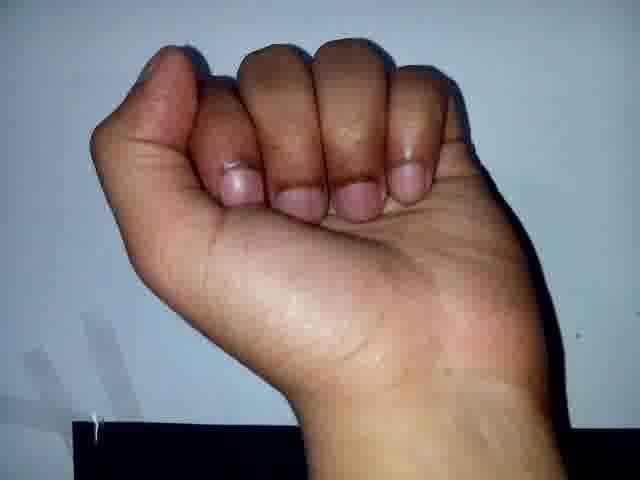
#> input picture 001.png, 640 x 480 px
$ python imageProcessing.py
#> lines starting #> are read from the running program, lines starting #| are printed output that depends on the picture; after the words box and inside, x2 and y2 are one past the last pixel; in counts of white or black regions, pixels touching at a corner belong together
import numpy as np
import cv2
from matplotlib import pyplot as plt

img = cv2.imread('001.png')
#> img is the input picture: shape (480, 640, 3); mean B, G, R 125.7, 125.3, 132.6
gray = cv2.cvtColor(img,cv2.COLOR_BGR2GRAY)
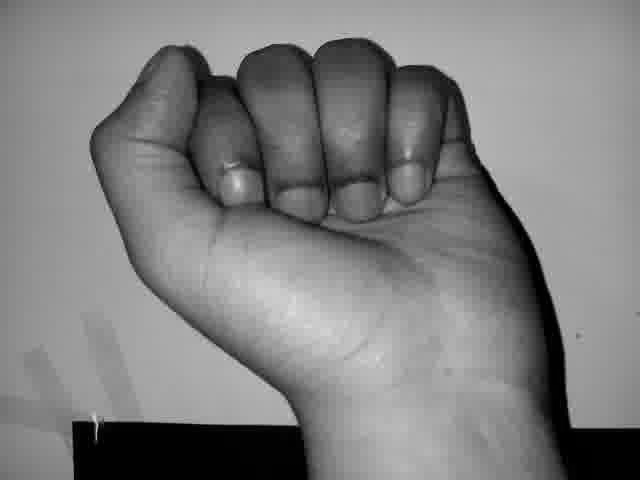
#> gray: shape (480, 640); min 0, max 219, mean 127.5
ret, thresh = cv2.threshold(gray,0,255,cv2.THRESH_BINARY_INV+cv2.THRESH_OTSU)
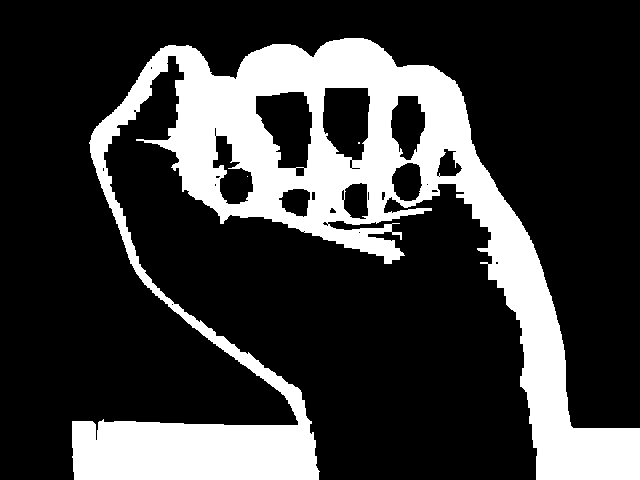
#> thresh: shape (480, 640); 23.5% white; 3 white regions (2 under 20 px), largest, box (x1, y1, x2, y2) and area: (72, 38, 640, 480) 72172
#> ret = 100

plt.imshow(thresh)
plt.show()


# noise removal
kernel = np.ones((3,3),np.uint8)
opening = cv2.morphologyEx(thresh,cv2.MORPH_OPEN,kernel, iterations = 2)
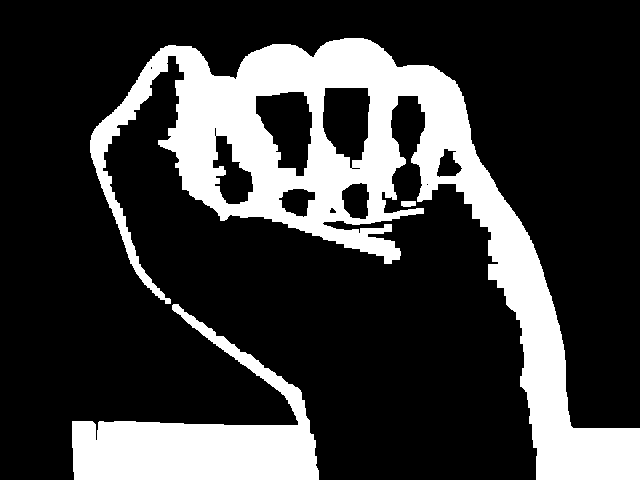
#> opening: shape (480, 640); 23.3% white; 3 white regions, box (x1, y1, x2, y2) and area: (90, 38, 640, 480) 55668, (72, 304, 319, 480) 15742, (401, 201, 416, 207) 83

# sure background area
sure_bg = cv2.dilate(opening,kernel,iterations=3)
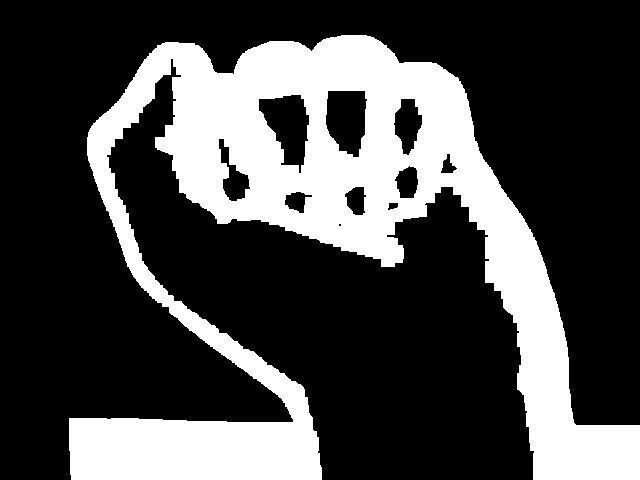
#> sure_bg: shape (480, 640); 28.5% white; 1 white region, box (x1, y1, x2, y2) and area: (69, 35, 640, 480) 87551
# Finding sure foreground area
dist_transform = cv2.distanceTransform(opening,cv2.DIST_L2,5)
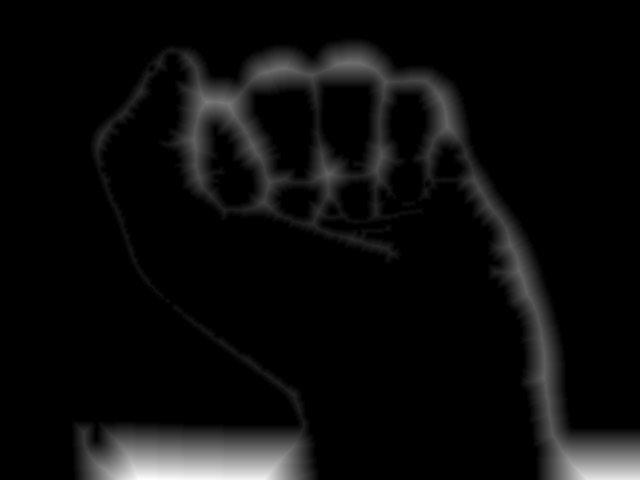
#> dist_transform: shape (480, 640) float32; min 0, max 58, mean 2.8; drawn with min black and max white
ret, sure_fg = cv2.threshold(dist_transform,0.7*dist_transform.max(),255,0)
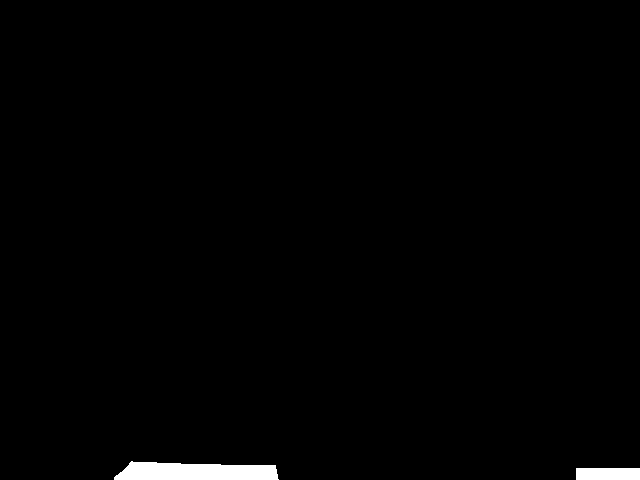
#> sure_fg: shape (480, 640) float32; 1.1% white; 2 white regions, box (x1, y1, x2, y2) and area: (114, 461, 279, 480) 2526, (576, 468, 640, 480) 768
#> ret = 40.6
# Finding unknown region
sure_fg = np.uint8(sure_fg)
unknown = cv2.subtract(sure_bg,sure_fg)
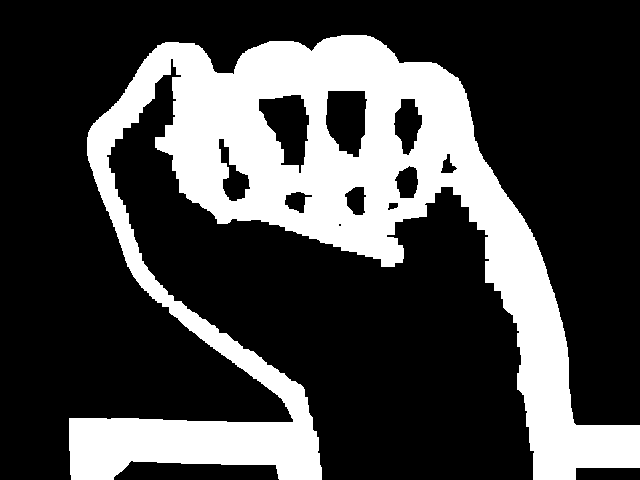
#> unknown: shape (480, 640); 27.4% white; 1 white region, box (x1, y1, x2, y2) and area: (69, 35, 640, 480) 84257

plt.imshow(dist_transform)
plt.show()
#> (the run stopped early here; a loop or call above may not have finished)

$ run again, with pic.png copied over 001.png
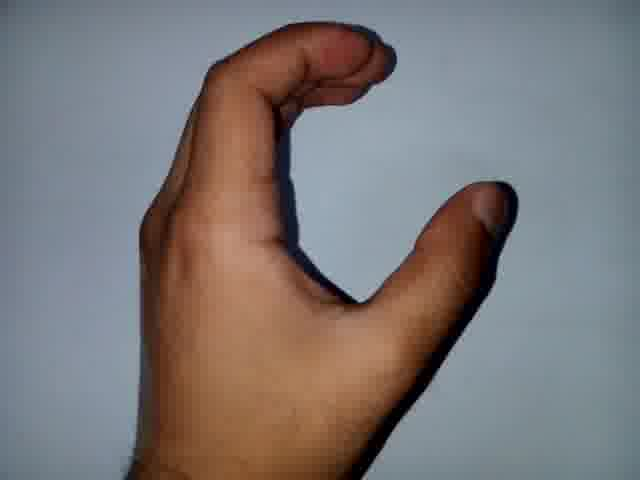
#> input picture pic.png, 640 x 480 px
#> img is the input picture: shape (480, 640, 3); mean B, G, R 119.8, 119.6, 124.8
#> `ret, thresh = cv2.threshold(gray,0,255,cv2.THRESH_BINARY_INV+cv2.THRES..`:
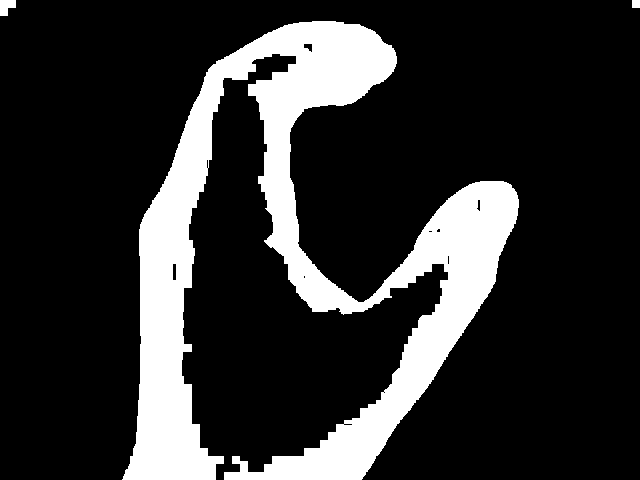
#> thresh: shape (480, 640); 18.5% white; 3 white regions, box (x1, y1, x2, y2) and area: (122, 21, 519, 480) 56499, (0, 0, 16, 16) 192, (632, 0, 640, 8) 64
#> `ret, thresh = cv2.threshold(gray,0,255,cv2.THRESH_BINARY_INV+cv2.THRES..`: ret = 96
#> opening: shape (480, 640); 18.5% white; 3 white regions, box (x1, y1, x2, y2) and area: (123, 21, 519, 480) 56433, (0, 0, 16, 16) 192, (632, 0, 640, 8) 64
#> sure_bg: shape (480, 640); 22.1% white; 3 white regions, box (x1, y1, x2, y2) and area: (120, 18, 522, 480) 67528, (0, 0, 19, 19) 297, (629, 0, 640, 11) 121
#> `ret, sure_fg = cv2.threshold(dist_transform,0.7*dist_transform.max(),2..`: ret = 30.52
#> `unknown = cv2.subtract(sure_bg,sure_fg)`:
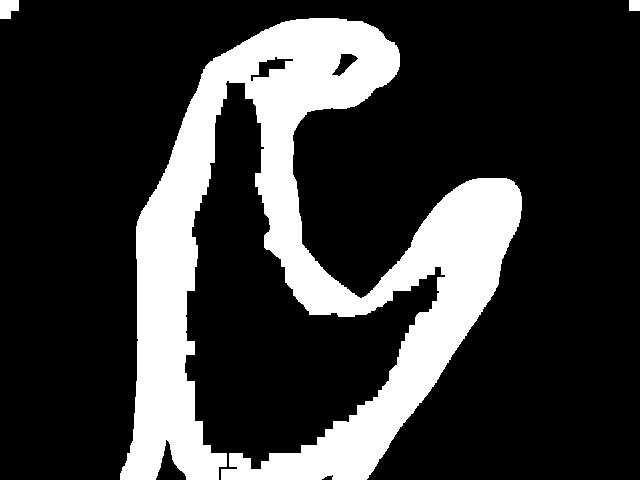
#> unknown: shape (480, 640); 21.9% white; 3 white regions, box (x1, y1, x2, y2) and area: (120, 18, 522, 480) 66708, (0, 0, 19, 19) 297, (629, 0, 640, 11) 121
